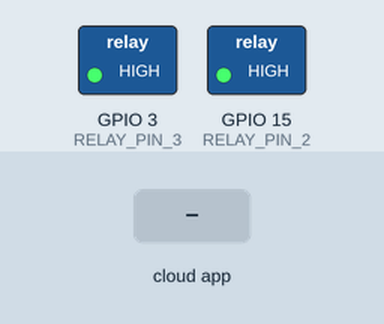
Recording of a sketch running on a simulated ESP8266 (NodeMCU). On the bench: switched loads named in the sketch (green lamp = pin HIGH). Inputs (shaded band) come from the test bench. WiFi joins after 1.5 s; servers stay silent unless stated; what the sketch prints to the serial monitor is not drawn.

Above: at 2.7 s.
2.8 s: the phone or cloud app sets light.one to 1
At 4.0 s:
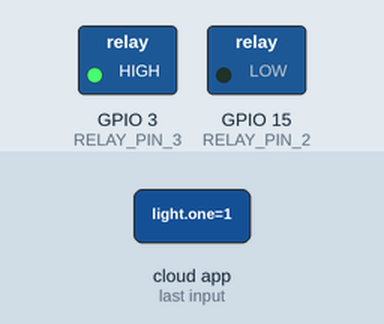
4.3 s: the phone or cloud app sets light.two to 1
At 5.4 s:
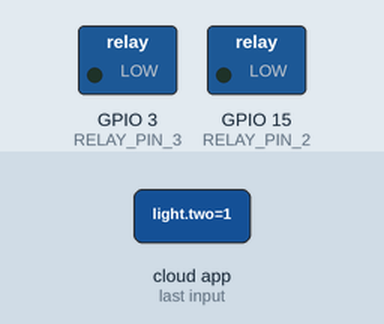
7.3 s: the phone or cloud app sets light.one to 0
At 7.7 s:
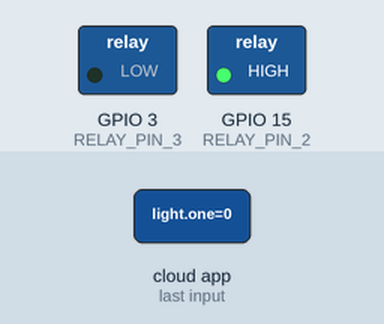
8.8 s: the phone or cloud app sets light.two to 0
At 10.0 s:
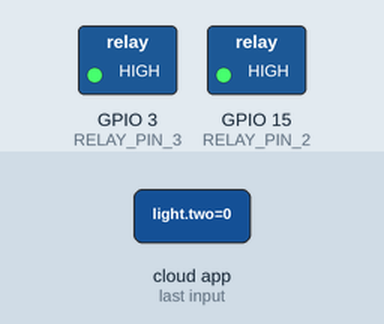
Timing chart, 0 to 11.3 s (numbered marks = the images above; inputs shaded):
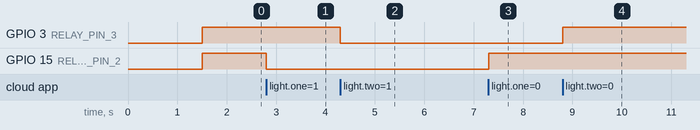

The sketch:

relayycode_.ino
```cpp
 /* #include <Arduino.h>
  #ifdef ESP32
  #include <WiFi.h>
  #define RELAY_PIN_2 12//D6
  #define RELAY_PIN_3 14//D5
  #else
  */
  #include <ESP8266WiFi.h>
  //#define RF_RECEIVER 5
  #define RELAY_PIN_2 15 //D8
  #define RELAY_PIN_3 3 //RX
  // #endif
#include "fauxmoESP.h"
#define SERIAL_BAUDRATE 115200

#define WIFI_SSID " "
#define WIFI_PASS " "
#define app1 "light one"
#define app2 "light two"
fauxmoESP fauxmo;

void wifiSetup() {
  // Set WIFI module to STA mode
  WiFi.mode(WIFI_STA);
  Serial.printf("[WIFI] Connecting to %s ", WIFI_SSID);
  WiFi.begin(WIFI_SSID, WIFI_PASS);
  while (WiFi.status() != WL_CONNECTED) {
    Serial.print(".");
    delay(100);
  }
  Serial.println();
  Serial.printf("[WIFI] STATION Mode, SSID: %s, IP address: %s\n", WiFi.SSID().c_str(), WiFi.localIP().toString().c_str());
}

void setup() {
  // Init serial port and clean garbage
  Serial.begin(SERIAL_BAUDRATE);
  Serial.println();

  // Wi-Fi connection
  wifiSetup();

  pinMode(RELAY_PIN_2, OUTPUT);
  digitalWrite(RELAY_PIN_2, HIGH);

  pinMode(RELAY_PIN_3, OUTPUT);
  digitalWrite(RELAY_PIN_3, HIGH);

  fauxmo.createServer(true);
  fauxmo.setPort(80);
  fauxmo.enable(true);
  fauxmo.addDevice(app1);
  fauxmo.addDevice(app2);

  fauxmo.onSetState([](unsigned char device_id, const char * device_name, bool state, unsigned char value) {
    Serial.printf("[MAIN] Device #%d (%s) state: %s value: %d\n", device_id, device_name, state ? "ON" : "OFF", value);
    if ( (strcmp(device_name, app1) == 0) ) {
      Serial.println("RELAY 2 switched by Alexa");
      if (state) {
        digitalWrite(RELAY_PIN_2, LOW);
      } else {
        digitalWrite(RELAY_PIN_2, HIGH);
      }
    }
    if ( (strcmp(device_name, app2) == 0) ) {
      Serial.println("RELAY 3 switched by Alexa");
      if (state) {
        digitalWrite(RELAY_PIN_3, LOW);
      } else {
        digitalWrite(RELAY_PIN_3, HIGH);
      }
    }
  });

}

void loop() {
  fauxmo.handle();

  static unsigned long last = millis();
  if (millis() - last > 5000) {
    last = millis();
    Serial.printf("[MAIN] Free heap: %d bytes\n", ESP.getFreeHeap());
  }
}
```

Measured:
- after the input at 2.8 s, GPIO 15 (RELAY_PIN_2): HIGH → LOW at once
- after the input at 4.3 s, GPIO 3 (RELAY_PIN_3): HIGH → LOW at once
- after the input at 7.3 s, GPIO 15 (RELAY_PIN_2): LOW → HIGH at once
- after the input at 8.8 s, GPIO 3 (RELAY_PIN_3): LOW → HIGH at once
